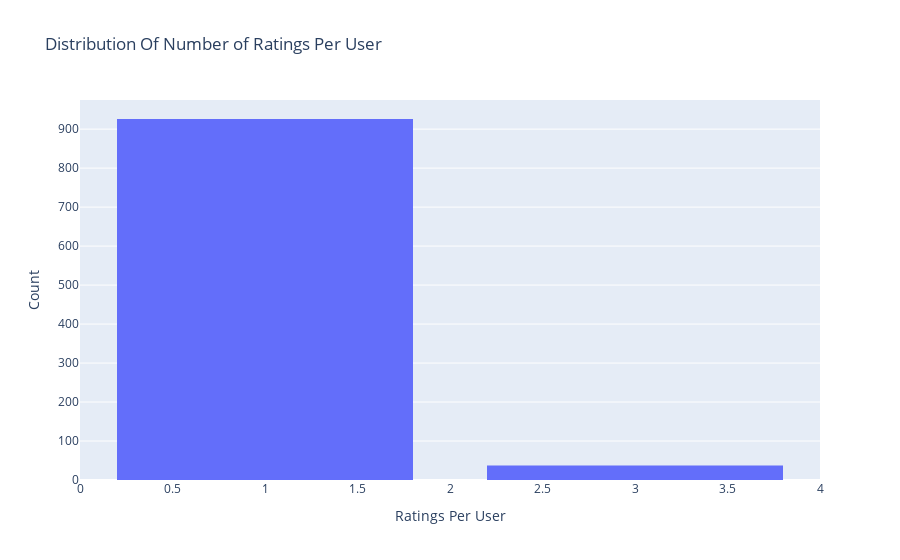

The notebook cell this image was saved under:
### Markdown cell above
### See the number of ratings per users

### Code cell
# Number of ratings per user
data = df.groupby('reviewerID')['overall'].count()
# Create trace
trace = go.Histogram(x = data.values,
                     name = 'Ratings',
                     xbins = dict(start = 0, size = 2))
# Create layout
layout = go.Layout(title = 'Distribution Of Number of Ratings Per User',
                   xaxis = dict(title = 'Ratings Per User'),
                   yaxis = dict(title = 'Count'),
                   bargap = 0.2)

# Create plot
fig = go.Figure(data=[trace], layout=layout)
iplot(fig)

### Figure 1 — Plotly figure (JSON) as saved in the notebook; plotly's stock layout.template omitted (floating-point values rounded to 4 significant figures; data arrays with more than 128 entries replaced by an {"elided": "..."} marker saying what was removed)
{"data": [{"name": "Ratings", "type": "histogram", "x": {"elided": "963 int values"}, "xbins": {"size": 2, "start": 0}}], "layout": {"bargap": 0.2, "title": {"text": "Distribution Of Number of Ratings Per User"}, "xaxis": {"title": {"text": "Ratings Per User"}}, "yaxis": {"title": {"text": "Count"}}}}
